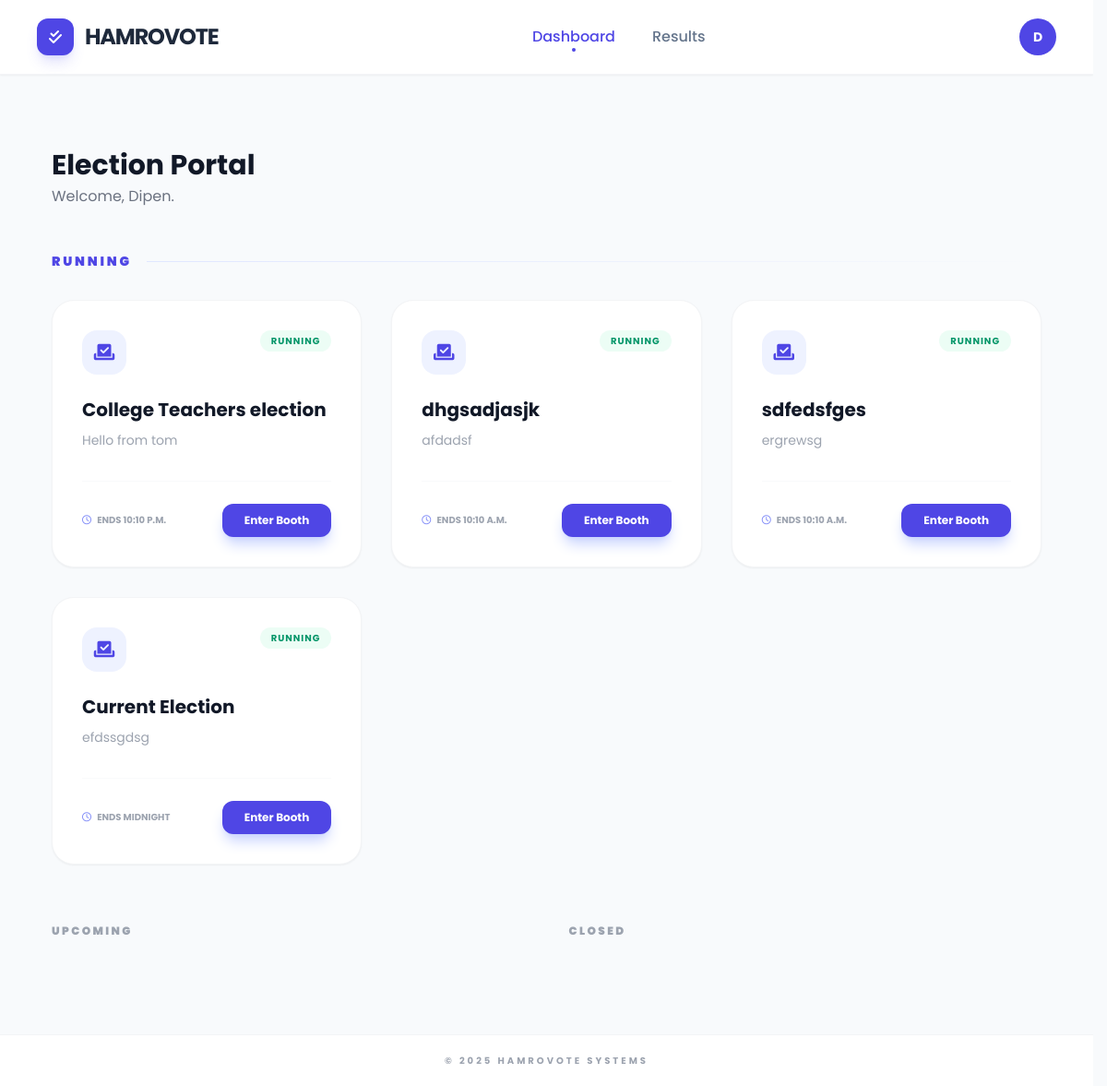
Before: /dashboard/ (signed in) with the older database file.
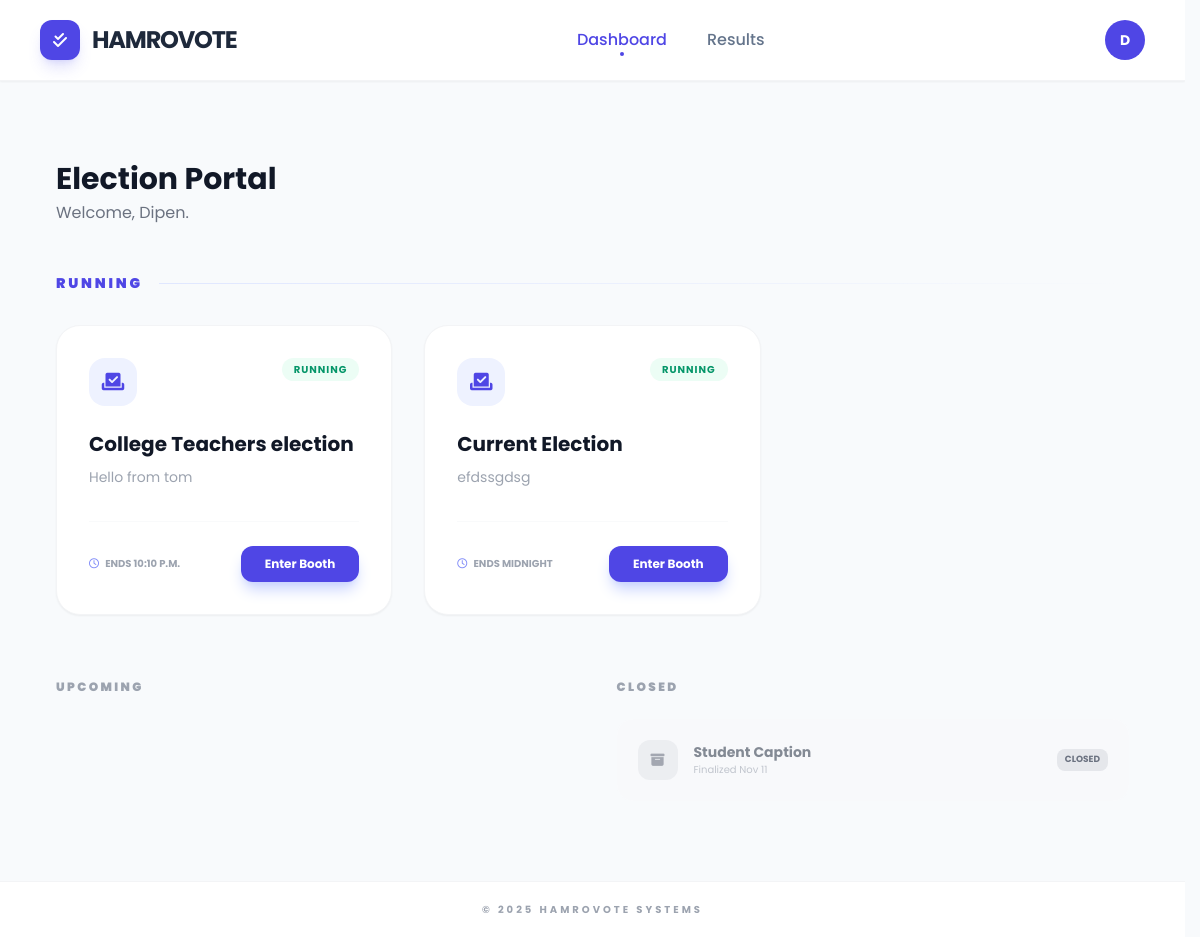
After: the same page with the newer database file.
### voter/models.py (models this page shows, shortened)
class Election(models.Model):
    title = models.CharField(max_length=200)
    description = models.TextField(blank=True, null=True)
    start_date = models.DateTimeField()
    end_date = models.DateTimeField()
    is_active = models.BooleanField(default=True)
    created_at = models.DateTimeField(auto_now_add=True)
    @property
    def status(self):
        now = timezone.now()
        if not self.is_active:
            return "Disabled"
        if now < self.start_date:
            return "Upcoming"
        elif now > self.end_date:
            return "Closed"
        return "Running"
    class Meta:
        ordering = ['-start_date']

### voter/views.py (the view)
# urls.py: path('dashboard/', views.voter_dashboard, name='voter_dashboard'),
@login_required
def voter_dashboard(request):
    all_elections = Election.objects.filter(is_active=True).order_by('-start_date')
    voter_profile = request.user.voter
    voted_position_ids = ParticipationLedger.objects.filter(
        voter=voter_profile
    ).values_list('position_id', flat=True)
    return render(request, 'voter/dashboard.html', {
        'elections': all_elections,
        'voted_position_ids': voted_position_ids
    })

### voter/templates/voter/dashboard.html (shortened to what this page needs)
{% extends 'voter/base.html' %}
{% block content %}
<div class="max-w-6xl mx-auto py-10 px-4">
    <div class="mb-12">
        <h1 class="text-3xl font-bold text-gray-900">Election Portal</h1>
        <p class="text-gray-500 mt-1">Welcome, {{ user.first_name|default:user.username }}.</p>
    </div>
    <div class="mb-16">
        <div class="flex items-center gap-4 mb-8">
            <h2 class="text-sm font-black text-indigo-600 uppercase tracking-[0.2em]">Running</h2>
            <div class="h-[1px] flex-1 bg-gradient-to-r from-indigo-100 to-transparent"></div>
        </div>
        <div class="grid grid-cols-1 md:grid-cols-2 lg:grid-cols-3 gap-8">
            {% for e in elections %}
                {% if e.status == 'Running' %}
                <div class="bg-white rounded-3xl border border-gray-100 p-1 shadow-sm hover:shadow-xl hover:shadow-indigo-500/5 transition-all duration-300">
                    <div class="p-7">
                        <div class="flex justify-between items-start mb-6">
                            <div class="w-12 h-12 bg-indigo-50 text-indigo-600 rounded-2xl flex items-center justify-center">
                                <i class="fas fa-vote-yea text-xl"></i>
                            </div>
                            <span class="bg-emerald-50 text-emerald-600 text-[10px] font-bold px-3 py-1 rounded-full uppercase tracking-widest">{{ e.status }}</span>
                        </div>
                        <h3 class="text-xl font-bold text-gray-900 mb-2">{{ e.title }}</h3>
                        <p class="text-gray-400 text-sm leading-relaxed mb-8 line-clamp-2">{{ e.description }}</p>
                        <div class="flex items-center justify-between pt-6 border-t border-gray-50">
                            <div class="text-[10px] font-bold text-gray-400 uppercase">
                                <i class="far fa-clock mr-1 text-indigo-400"></i> Ends {{ e.end_date|time }}
                            </div>
                            <a href="{% url 'voter:election_ballot' e.id %}"
                               class="bg-indigo-600 text-white px-6 py-2.5 rounded-xl font-bold text-xs hover:bg-indigo-700 shadow-lg shadow-indigo-200 transition-all active:scale-95">
                                Enter Booth
                            </a>
                        </div>
                    </div>
                </div>
                {% endif %}
            {% endfor %}
        </div>
    </div>
    <div class="grid grid-cols-1 lg:grid-cols-2 gap-12">
        <div>
            <h2 class="text-xs font-black text-gray-400 uppercase tracking-[0.2em] mb-6">Upcoming</h2>
        </div>
        <div>
            <h2 class="text-xs font-black text-gray-400 uppercase tracking-[0.2em] mb-6">Closed</h2>
            <div class="space-y-4">
                {% for e in elections %}
                    {% if e.status == 'Closed' %}
                    <div class="bg-gray-50/50 p-5 rounded-2xl border border-transparent flex items-center justify-between">
                        <div class="flex items-center gap-4 opacity-60">
                            <div class="w-10 h-10 bg-gray-200 text-gray-500 rounded-xl flex items-center justify-center">
                                <i class="fas fa-archive text-sm"></i>
                            </div>
                            <div>
                                <h4 class="font-bold text-gray-700 text-sm">{{ e.title }}</h4>
                                <p class="text-[10px] text-gray-400">Finalized {{ e.end_date|date:"M d" }}</p>
                            </div>
                        </div>
                        <span class="text-[9px] font-bold bg-gray-200 text-gray-500 px-2 py-1 rounded-lg uppercase">{{ e.status }}</span>
                    </div>
                    {% endif %}
                {% endfor %}
            </div>
        </div>
    </div>
</div>
{% endblock %}

Changed rows visible on the page:
removed Election: status "RUNNING", title "dhgsadjasjk", description "afdadsf", end_date "10:10 A.M."
removed Election: status "RUNNING", title "sdfedsfges", description "ergrewsg", end_date "10:10 A.M."
added Election: title "Student Caption", end_date "Nov 11", status "CLOSED"
